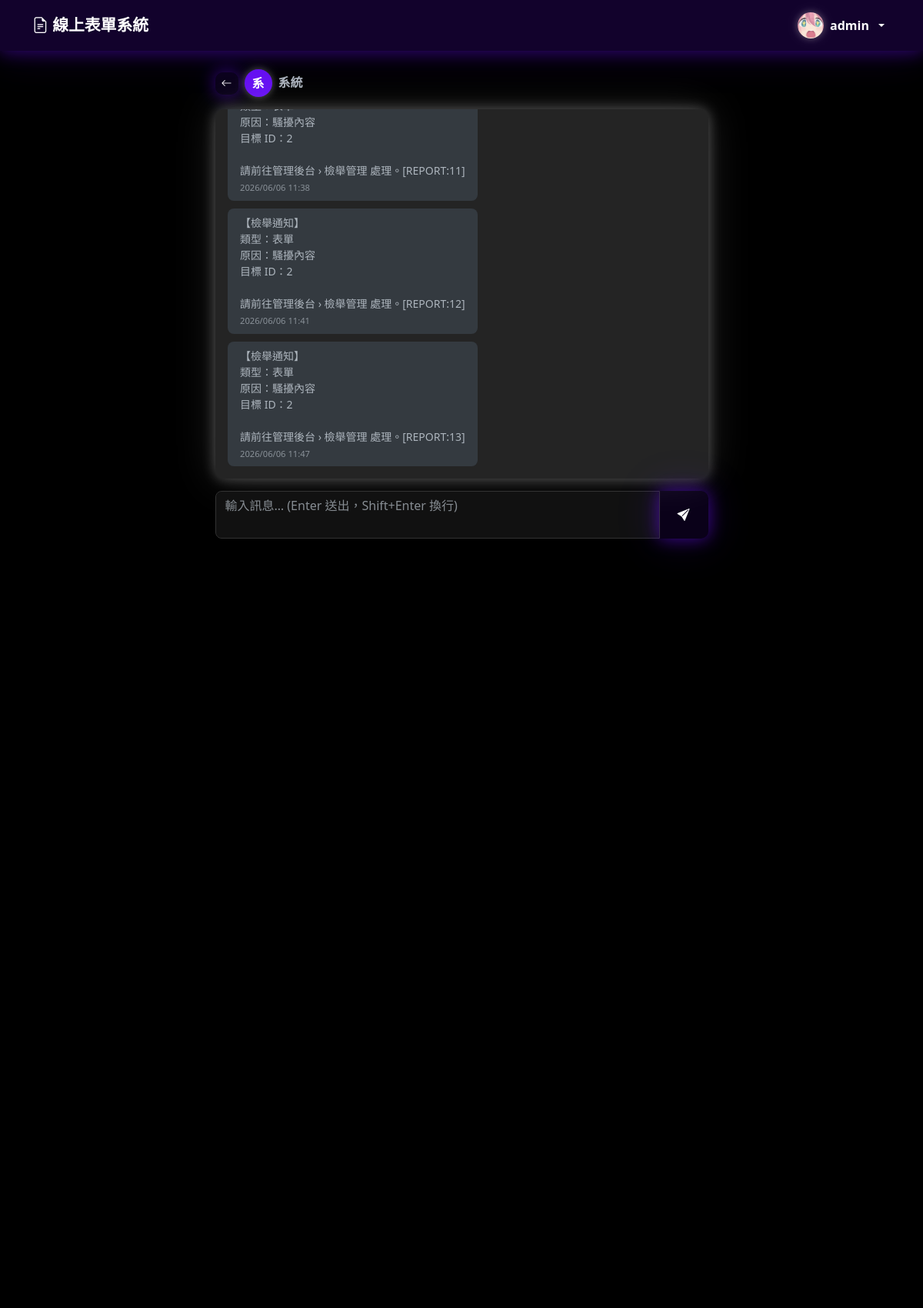
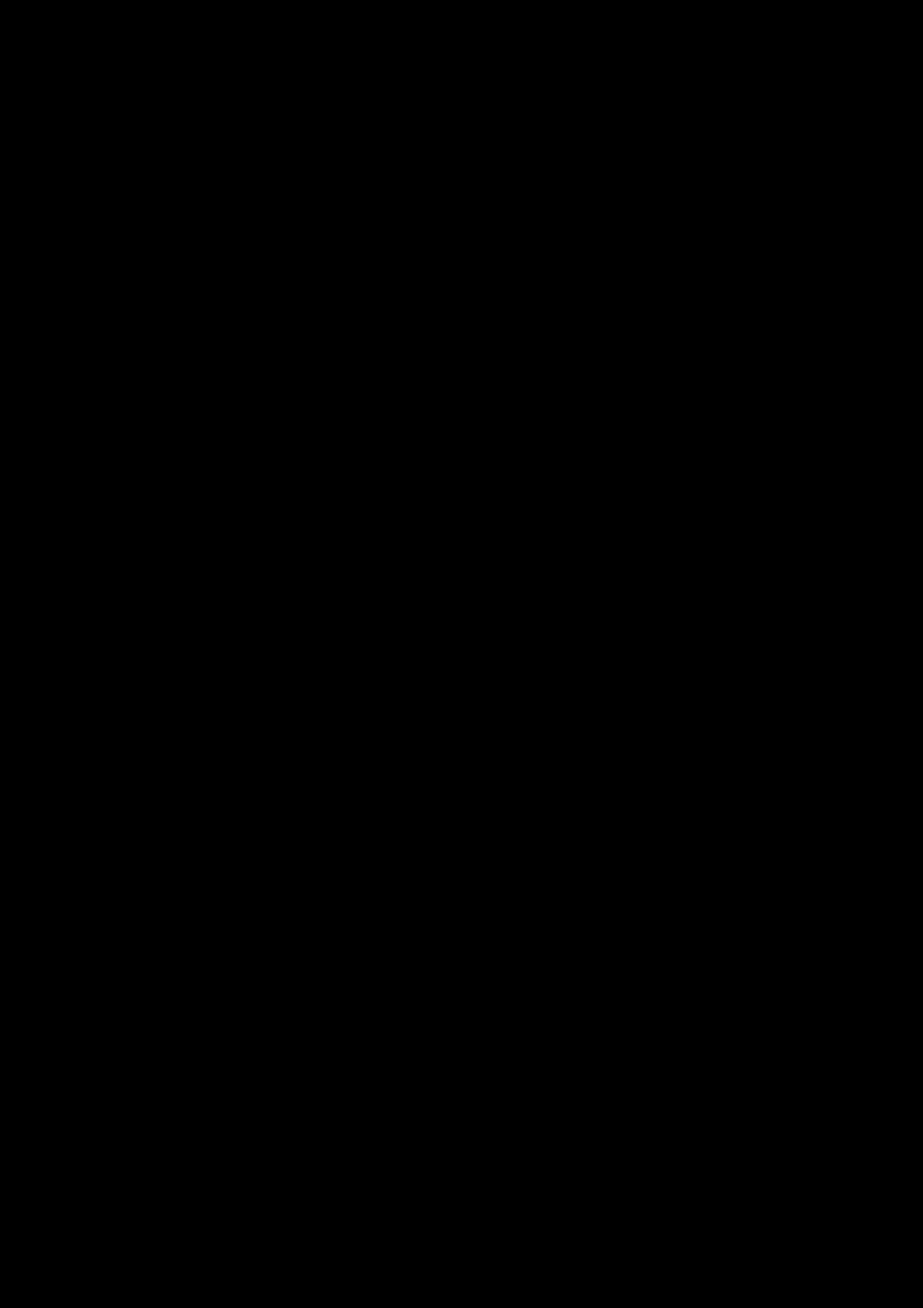
The page /member/conversation.php?with=3 (signed in, upper part) on the database its author committed (2 pictures, top to bottom).
### tables this page shows
CREATE TABLE `users` (
  `id` int(11) NOT NULL AUTO_INCREMENT,
  `username` varchar(50) NOT NULL,
  `password` varchar(255) NOT NULL,
  `email` varchar(100) NOT NULL,
  `role` enum('admin','member') DEFAULT 'member',
  `group_id` int(11) DEFAULT NULL,
  `avatar` varchar(255) DEFAULT NULL,
  `profile_bg` varchar(255) DEFAULT NULL,
  `created_at` timestamp NOT NULL DEFAULT current_timestamp(),
  `bio` text DEFAULT NULL,
  `profile_bg_ratio` tinyint(4) NOT NULL DEFAULT 7,
  PRIMARY KEY (`id`),
  UNIQUE KEY `username` (`username`),
  UNIQUE KEY `email` (`email`),
  KEY `group_id` (`group_id`),
  CONSTRAINT `users_ibfk_1` FOREIGN KEY (`group_id`) REFERENCES `groups` (`id`) ON DELETE SET NULL
);

CREATE TABLE `messages` (
  `id` int(11) NOT NULL AUTO_INCREMENT,
  `sender_id` int(11) NOT NULL,
  `receiver_id` int(11) NOT NULL,
  `content` text NOT NULL,
  `is_read` tinyint(1) DEFAULT 0,
  `created_at` timestamp NOT NULL DEFAULT current_timestamp(),
  PRIMARY KEY (`id`),
  KEY `sender_id` (`sender_id`),
  KEY `receiver_id` (`receiver_id`),
  CONSTRAINT `messages_ibfk_1` FOREIGN KEY (`sender_id`) REFERENCES `users` (`id`) ON DELETE CASCADE,
  CONSTRAINT `messages_ibfk_2` FOREIGN KEY (`receiver_id`) REFERENCES `users` (`id`) ON DELETE CASCADE
);

### member/conversation.php (the view, shortened to what this page needs)
<?php
require_once '../config/session.php';
require_once '../config/db.php';
$me      = $_SESSION['user_id'];
$with_id = intval($_GET['with'] ?? 0);
$stmt = mysqli_prepare($conn, "SELECT id, username, avatar FROM users WHERE id = ?");
mysqli_stmt_bind_param($stmt, 'i', $with_id);
mysqli_stmt_execute($stmt);
$other = mysqli_fetch_assoc(mysqli_stmt_get_result($stmt));
$history = mysqli_query($conn, "
    SELECT id, sender_id, content,
           DATE_FORMAT(created_at, '%Y/%m/%d %H:%i') AS created_at
    FROM messages
    WHERE (sender_id = $me AND receiver_id = $with_id)
       OR (sender_id = $with_id AND receiver_id = $me)
    ORDER BY id ASC
");
mysqli_query($conn, "UPDATE messages SET is_read = 1
    WHERE sender_id = $with_id AND receiver_id = $me AND is_read = 0");
require_once '../config/header.php';
?>
<div class="row justify-content-center">
    <div class="col-lg-7">
        <div class="d-flex align-items-center gap-2 mb-3">
            <a href="<?= REL_BASE ?>member/messages.php" class="btn btn-sm btn-glow-primary">
                <i class="bi bi-arrow-left"></i>
            </a>
            <?= renderAvatar($other['username'], $other['avatar'], 36) ?>
            <h6 class="fw-bold mb-0"><?= htmlspecialchars($other['username']) ?></h6>
        </div>
        <div class="card mb-3">
            <div class="card-body p-3" id="msg-container"
                 style="height:480px;overflow-y:auto;display:flex;flex-direction:column;gap:10px;">
                <?php
                while ($msg = mysqli_fetch_assoc($history)):
                    $is_me = ($msg['sender_id'] == $me);
                ?>
                <div class="d-flex <?= $is_me ? 'justify-content-end' : 'justify-content-start' ?>"
                     data-msg-id="<?= $msg['id'] ?>">
                    <div class="px-3 py-2 rounded-3 small"
                         style="max-width:70%;
                                background:<?= $is_me ? 'var(--bs-primary,#0d6efd)' : 'var(--bs-secondary-bg)' ?>;
                                color:<?= $is_me ? '#fff' : 'inherit' ?>;
                                word-break:break-word;">
                        <?= nl2br(htmlspecialchars($msg['content'])) ?>
                        <div class="mt-1" style="font-size:0.7rem;opacity:0.7;text-align:<?= $is_me ? 'right' : 'left' ?>;">
                            <?= $msg['created_at'] ?>
                        </div>
                    </div>
                </div>
                <?php endwhile; ?>
            </div>
        </div>
        <div class="input-group">
            <textarea id="msg-input" class="form-control" rows="2"
                      placeholder="輸入訊息… (Enter 送出，Shift+Enter 換行)"
                      style="resize:none;"></textarea>
            <button class="btn btn-glow-primary px-4" id="btn-send">
                <i class="bi bi-send-fill"></i>
            </button>
        </div>
    </div>
</div>
<?php require_once '../config/footer.php'; ?>

### config/header.php (shortened to what this page needs)
<?php
require_once __DIR__ . '/session.php';
?>
<!DOCTYPE html>
<html lang="zh-TW" id="html-root">
<head>
    <link rel="stylesheet" href="https://cdn.jsdelivr.net/npm/bootstrap@5.3.0/dist/css/bootstrap.min.css">
    <link rel="stylesheet" href="https://cdn.jsdelivr.net/npm/bootstrap-icons@1.10.5/font/bootstrap-icons.css">
    <link rel="stylesheet" href="<?= REL_BASE ?>css/style.css?v=<?= filemtime($_SERVER['DOCUMENT_ROOT'] . APP_BASE . '/css/style.css') ?>">
    <link rel="stylesheet" href="https://cdn.quilljs.com/1.3.7/quill.snow.css">
</head>
<body>
<nav class="navbar navbar-expand-lg navbar-dark bg-primary sticky-top">
    <div class="container">
        <a class="navbar-brand fw-bold" href="<?= REL_BASE ?>index.php">
            <i class="bi bi-file-earmark-text"></i> 線上表單系統
        </a>
        <div class="collapse navbar-collapse" id="navbarNav">
            <ul class="navbar-nav align-items-center">
                <?php if (isLoggedIn()):
                    $uid = $_SESSION['user_id'];
                    $nav_avatar = null;
                    if (isset($conn)) {
                        $nav_row = mysqli_fetch_assoc(mysqli_query($conn, "SELECT avatar FROM users WHERE id = $uid"));
                        $nav_avatar = $nav_row['avatar'] ?? null;
                    }
                ?>
                <li class="nav-item dropdown">
                    <a class="nav-link dropdown-toggle d-flex align-items-center gap-2 py-2" href="#" data-bs-toggle="dropdown" data-bs-auto-close="outside">
                        <?php if (!empty($nav_avatar)): ?>
                            <img src="<?= htmlspecialchars(assetUrl($nav_avatar)) ?>" class="site-avatar"
                                 style="width:34px;height:34px;border-radius:50%;object-fit:cover;" alt="">
                        <?php endif; ?>
                        <span class="fw-semibold" style="font-size:1rem;"><?= htmlspecialchars($_SESSION['username']) ?></span>
                    </a>
                </li>
                <?php endif; ?>
            </ul>
        </div>
    </div>
</nav>
<div class="container mt-4">

### config/session.php (shortened to what this page needs)
<?php
function isLoggedIn() {
    return isset($_SESSION['user_id']);
}
function assetUrl($path) {
    if (strpos($path, '/uploads/') === 0) {
        return APP_BASE . $path;
    }
    return $path;
}
function renderAvatar($username, $avatar = null, $size = 36) {
    $s = "width:{$size}px;height:{$size}px;border-radius:50%;flex-shrink:0;";
    $fs = round($size * 0.44);
    $initial = htmlspecialchars(mb_strtoupper(mb_substr($username, 0, 1)));
    return '<span class="site-avatar" style="' . $s . 'background:var(--bs-primary,#0d6efd);color:var(--bs-primary-text,#fff);display:inline-flex;align-items:center;justify-content:center;font-weight:700;font-size:' . $fs . 'px;">' . $initial . '</span>';
}

### css/style.css (style rules this page uses)
:root { --glow-bg-alpha: 0.10; --glow-near-px: 22px; --glow-near-alpha: 0.55; --glow-far-px: 55px; --glow-far-alpha: 0.22; --glow-hover-near-px: 30px; --glow-hover-near-alpha: 0.78; --glow-hover-far-px: 70px; --glow-hover-far-alpha: 0.35; --glow-card-dark-near-px: 18px; --glow-card-dark-near-alpha: 0.30; --glow-card-dark-far-alpha: 0.13; --glow-sm-near-px: 10px; --glow-sm-near-alpha: 0.55; --glow-sm-far-px: 22px; --glow-sm-far-alpha: 0.22; --glow-white-near-px: 10px; --glow-white-near-alpha: 0.22; --glow-white-far-px: 28px; --glow-white-far-alpha: 0.09; --glow-white-hover-near-px: 16px; --glow-white-hover-near-alpha: 0.35; --glow-white-hover-far-px: 40px; --glow-white-hover-far-alpha: 0.14; }
body { background-color: var(--bs-body-bg, #f8f9fa); }
.navbar-brand { font-size: 1.3rem; }
.card { border: none; box-shadow: 0 6px 28px rgba(0,0,0,0.18), 0 2px 6px rgba(0,0,0,0.10); border-radius: 12px; background-color: #ffffff; }
.btn { border-radius: 8px; border: none !important; box-shadow: 0 2px 8px rgba(0,0,0,0.15), 0 1px 3px rgba(0,0,0,0.08); transition: box-shadow .2s ease, transform .15s ease; }
[data-bs-theme="dark"] .btn { box-shadow: 0 0 8px rgba(255,255,255,0.13), 0 0 20px rgba(255,255,255,0.05) !important; }
.form-control, .form-select { border-radius: 8px; }
html[data-bs-theme="dark"], html[data-bs-theme="dark"] body { background-color: #000000 !important; --bs-body-bg: #000000; }
[data-bs-theme="dark"] .card:not([class*="bg-"]) { background-color: #242424 !important; border: none !important; box-shadow: 0 0 var(--glow-card-dark-near-px) rgba(255,255,255,var(--glow-card-dark-near-alpha)), 0 0 var(--glow-far-px) rgba(255,255,255,var(--glow-card-dark-far-alpha)) !important; }
[data-bs-theme="dark"] .form-control, [data-bs-theme="dark"] .form-select { background-color: #111111; border-color: #333; color: #e0e0e0; }
.navbar.bg-primary { background: rgba(var(--bs-primary-rgb, 13,110,253), 0.18) !important; backdrop-filter: blur(14px); -webkit-backdrop-filter: blur(14px); box-shadow: 0 2px var(--glow-near-px) rgba(var(--bs-primary-rgb, 13,110,253), 0.40), 0 1px var(--glow-far-px) rgba(var(--bs-primary-rgb, 13,110,253), 0.18) !important; }
.navbar.bg-primary .nav-link, .navbar.bg-primary .navbar-brand { color: var(--bs-primary-nav-text, var(--bs-primary-text, #fff)) !important; }
.site-avatar { box-shadow: 0 2px 10px rgba(0,0,0,0.22), 0 0 6px rgba(0,0,0,0.10); transition: box-shadow .2s ease; }
[data-bs-theme="dark"] .site-avatar { box-shadow: 0 0 10px rgba(255,255,255,0.28), 0 0 22px rgba(255,255,255,0.10) !important; }
.btn.btn-glow-primary, .btn.btn-glow-green, .btn.btn-glow-red, .btn.btn-glow-cyan, .btn.btn-glow-amber, [data-bs-theme="dark"] .btn.btn-glow-primary, [data-bs-theme="dark"] .btn.btn-glow-green, [data-bs-theme="dark"] .btn.btn-glow-red, [data-bs-theme="dark"] .btn.btn-glow-cyan, [data-bs-theme="dark"] .btn.btn-glow-amber { color: #fff !important; border: none !important; border-radius: 10px; font-weight: 600; background: rgba(var(--glow-rgb), var(--glow-bg-alpha)) !important; box-shadow: 0 0 var(--glow-near-px) rgba(var(--glow-rgb), var(--glow-near-alpha)), 0 0 var(--glow-far-px) rgba(var(--glow-rgb), var(--glow-far-alpha)) !important; transition: transform .2s ease, box-shadow .2s ease; }
.btn.btn-glow-primary { --glow-rgb: var(--bs-primary-rgb, 13,110,253); }

### config/_card_anim.php (style rules this page uses)
.card { transition: transform 0.28s ease, box-shadow 0.28s ease; will-change: transform; }

### rows shown on the page
users: avatar (picture)
users: username "系", username "系統"
messages: content "原因：騷擾內容 目標 ID：2 請前往管理後台 › 檢舉管理 處理。[REPORT:11]", created_at "2026/06/06 11:38"
messages: content "【檢舉通知】 類型：表單 原因：騷擾內容 目標 ID：2 請前往管理後台 › 檢舉管理 處理。[REPORT:12]", created_at "2026/06/06 11:41"
messages: content "【檢舉通知】 類型：表單 原因：騷擾內容 目標 ID：2 請前往管理後台 › 檢舉管理 處理。[REPORT:13]", created_at "2026/06/06 11:47"

### other values the page prints
$_SESSION['username'] "admin"
